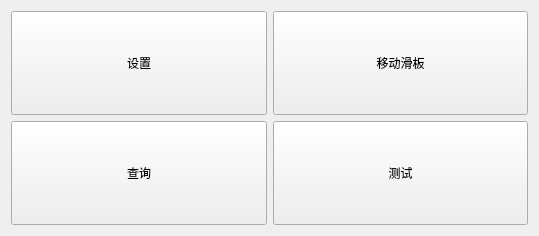
<?xml version="1.0" encoding="UTF-8"?>
<ui version="4.0">
 <class>MainWidget</class>
 <widget class="QWidget" name="MainWidget">
  <property name="geometry">
   <rect>
    <x>0</x>
    <y>0</y>
    <width>539</width>
    <height>236</height>
   </rect>
  </property>
  <property name="windowTitle">
   <string>Form</string>
  </property>
  <layout class="QGridLayout" name="gridLayout">
   <item row="0" column="0">
    <widget class="QPushButton" name="setButton">
     <property name="sizePolicy">
      <sizepolicy hsizetype="Preferred" vsizetype="Minimum">
       <horstretch>0</horstretch>
       <verstretch>0</verstretch>
      </sizepolicy>
     </property>
     <property name="text">
      <string>设置</string>
     </property>
    </widget>
   </item>
   <item row="0" column="1">
    <widget class="QPushButton" name="cleanButton">
     <property name="sizePolicy">
      <sizepolicy hsizetype="Preferred" vsizetype="Minimum">
       <horstretch>0</horstretch>
       <verstretch>0</verstretch>
      </sizepolicy>
     </property>
     <property name="text">
      <string>移动滑板</string>
     </property>
    </widget>
   </item>
   <item row="1" column="0">
    <widget class="QPushButton" name="queryButton">
     <property name="sizePolicy">
      <sizepolicy hsizetype="Preferred" vsizetype="Minimum">
       <horstretch>0</horstretch>
       <verstretch>0</verstretch>
      </sizepolicy>
     </property>
     <property name="text">
      <string>查询</string>
     </property>
    </widget>
   </item>
   <item row="1" column="1">
    <widget class="QPushButton" name="testButton">
     <property name="sizePolicy">
      <sizepolicy hsizetype="Preferred" vsizetype="Minimum">
       <horstretch>0</horstretch>
       <verstretch>0</verstretch>
      </sizepolicy>
     </property>
     <property name="text">
      <string>测试</string>
     </property>
    </widget>
   </item>
  </layout>
 </widget>
 <resources/>
 <connections/>
</ui>
